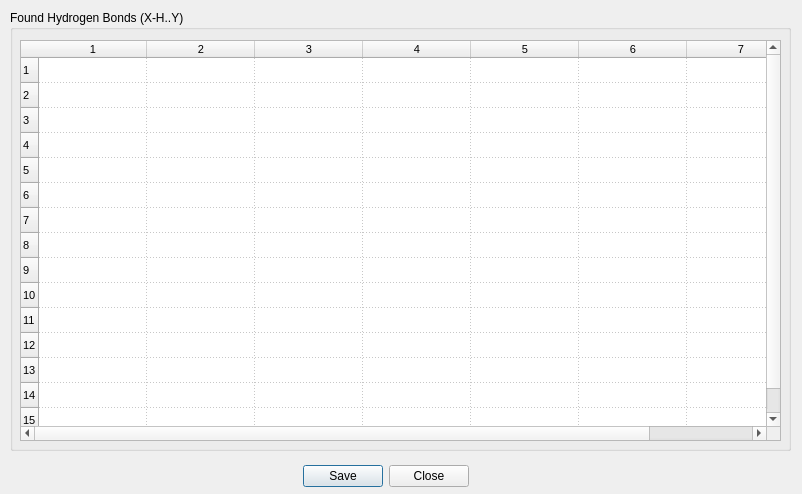
<?xml version="1.0" encoding="UTF-8"?>
<ui version="4.0">
 <class>hbSearchResultsDialog</class>
 <widget class="QDialog" name="hbSearchResultsDialog">
  <property name="geometry">
   <rect>
    <x>0</x>
    <y>0</y>
    <width>802</width>
    <height>494</height>
   </rect>
  </property>
  <property name="windowTitle">
   <string>H-Bonds Search Results</string>
  </property>
  <widget class="QDialogButtonBox" name="buttonBox">
   <property name="geometry">
    <rect>
     <x>10</x>
     <y>460</y>
     <width>751</width>
     <height>32</height>
    </rect>
   </property>
   <property name="orientation">
    <enum>Qt::Horizontal</enum>
   </property>
   <property name="standardButtons">
    <set>QDialogButtonBox::Close|QDialogButtonBox::Save</set>
   </property>
   <property name="centerButtons">
    <bool>true</bool>
   </property>
  </widget>
  <widget class="QGroupBox" name="groupBox">
   <property name="geometry">
    <rect>
     <x>10</x>
     <y>10</y>
     <width>781</width>
     <height>441</height>
    </rect>
   </property>
   <property name="title">
    <string>Found Hydrogen Bonds (X-H..Y)</string>
   </property>
   <widget class="QTableWidget" name="resultTable">
    <property name="geometry">
     <rect>
      <x>10</x>
      <y>30</y>
      <width>761</width>
      <height>401</height>
     </rect>
    </property>
    <property name="font">
     <font>
      <pointsize>8</pointsize>
     </font>
    </property>
    <property name="editTriggers">
     <set>QAbstractItemView::NoEditTriggers</set>
    </property>
    <property name="selectionMode">
     <enum>QAbstractItemView::NoSelection</enum>
    </property>
    <property name="selectionBehavior">
     <enum>QAbstractItemView::SelectItems</enum>
    </property>
    <property name="gridStyle">
     <enum>Qt::DotLine</enum>
    </property>
    <property name="cornerButtonEnabled">
     <bool>true</bool>
    </property>
    <property name="rowCount">
     <number>15</number>
    </property>
    <property name="columnCount">
     <number>7</number>
    </property>
    <attribute name="horizontalHeaderDefaultSectionSize">
     <number>108</number>
    </attribute>
    <attribute name="horizontalHeaderMinimumSectionSize">
     <number>20</number>
    </attribute>
    <attribute name="horizontalHeaderShowSortIndicator" stdset="0">
     <bool>true</bool>
    </attribute>
    <attribute name="horizontalHeaderStretchLastSection">
     <bool>true</bool>
    </attribute>
    <attribute name="verticalHeaderDefaultSectionSize">
     <number>25</number>
    </attribute>
    <attribute name="verticalHeaderMinimumSectionSize">
     <number>25</number>
    </attribute>
    <attribute name="verticalHeaderStretchLastSection">
     <bool>true</bool>
    </attribute>
    <row/>
    <row/>
    <row/>
    <row/>
    <row/>
    <row/>
    <row/>
    <row/>
    <row/>
    <row/>
    <row/>
    <row/>
    <row/>
    <row/>
    <row/>
    <column/>
    <column/>
    <column/>
    <column/>
    <column/>
    <column/>
    <column/>
   </widget>
  </widget>
 </widget>
 <tabstops>
  <tabstop>buttonBox</tabstop>
 </tabstops>
 <resources/>
 <connections>
  <connection>
   <sender>buttonBox</sender>
   <signal>rejected()</signal>
   <receiver>hbSearchResultsDialog</receiver>
   <slot>reject()</slot>
   <hints>
    <hint type="sourcelabel">
     <x>316</x>
     <y>431</y>
    </hint>
    <hint type="destinationlabel">
     <x>286</x>
     <y>274</y>
    </hint>
   </hints>
  </connection>
 </connections>
</ui>
